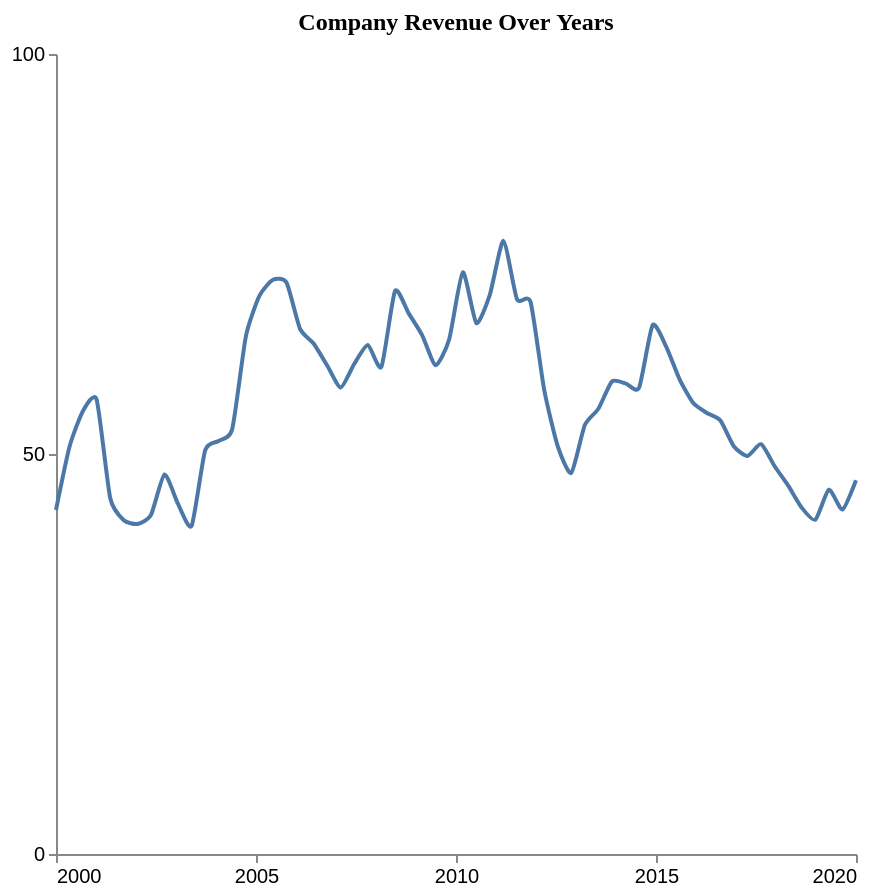

Express this chart as Vega-Lite.
### Vega-Lite specification from a JSON file in a GitHub repository (floating-point values rounded to 4 significant figures)
{"$schema": "https://vega.github.io/schema/vega-lite/v5.json", "description": "Pattern: downward", "data": {"values": [{"X": 2000.0, "Y": 43.0}, {"X": 2000.0, "Y": 50.93}, {"X": 2001.0, "Y": 55.41}, {"X": 2001.0, "Y": 56.77}, {"X": 2001.0, "Y": 44.48}, {"X": 2002.0, "Y": 41.73}, {"X": 2002.0, "Y": 41.26}, {"X": 2002.0, "Y": 42.36}, {"X": 2003.0, "Y": 47.44}, {"X": 2003.0, "Y": 43.76}, {"X": 2003.0, "Y": 41.01}, {"X": 2004.0, "Y": 50.46}, {"X": 2004.0, "Y": 51.63}, {"X": 2004.0, "Y": 53.14}, {"X": 2005.0, "Y": 64.68}, {"X": 2005.0, "Y": 69.76}, {"X": 2005.0, "Y": 71.78}, {"X": 2006.0, "Y": 71.44}, {"X": 2006.0, "Y": 65.65}, {"X": 2006.0, "Y": 63.81}, {"X": 2007.0, "Y": 61.06}, {"X": 2007.0, "Y": 58.31}, {"X": 2007.0, "Y": 61.28}, {"X": 2008.0, "Y": 63.63}, {"X": 2008.0, "Y": 60.88}, {"X": 2008.0, "Y": 70.36}, {"X": 2009.0, "Y": 67.61}, {"X": 2009.0, "Y": 64.86}, {"X": 2009.0, "Y": 61.08}, {"X": 2010.0, "Y": 64.35}, {"X": 2010.0, "Y": 72.71}, {"X": 2011.0, "Y": 66.36}, {"X": 2011.0, "Y": 69.93}, {"X": 2011.0, "Y": 76.64}, {"X": 2012.0, "Y": 69.34}, {"X": 2012.0, "Y": 68.99}, {"X": 2012.0, "Y": 58.06}, {"X": 2013.0, "Y": 50.99}, {"X": 2013.0, "Y": 47.63}, {"X": 2013.0, "Y": 53.62}, {"X": 2014.0, "Y": 55.65}, {"X": 2014.0, "Y": 59.07}, {"X": 2014.0, "Y": 58.82}, {"X": 2015.0, "Y": 58.28}, {"X": 2015.0, "Y": 66.11}, {"X": 2015.0, "Y": 63.42}, {"X": 2016.0, "Y": 59.29}, {"X": 2016.0, "Y": 56.36}, {"X": 2016.0, "Y": 55.13}, {"X": 2017.0, "Y": 54.19}, {"X": 2017.0, "Y": 50.94}, {"X": 2017.0, "Y": 49.75}, {"X": 2018.0, "Y": 51.22}, {"X": 2018.0, "Y": 48.47}, {"X": 2018.0, "Y": 46.04}, {"X": 2019.0, "Y": 43.29}, {"X": 2019.0, "Y": 41.78}, {"X": 2019.0, "Y": 45.54}, {"X": 2020.0, "Y": 43.06}, {"X": 2020.0, "Y": 46.72}]}, "mark": {"type": "line", "interpolate": "cardinal", "tension": 0.4}, "encoding": {"x": {"field": "X", "type": "quantitative", "title": "", "axis": {"grid": false, "format": "d", "values": [2000, 2005, 2010, 2015, 2020], "tickSize": 4}, "scale": {"domain": [2000, 2020]}}, "y": {"field": "Y", "type": "quantitative", "title": "", "axis": {"grid": false, "format": "d", "values": [0, 50, 100], "tickSize": 4, "tickOpacity": 1}, "scale": {"domain": [0, 100]}}}, "title": {"text": "Company Revenue Over Years", "anchor": "middle", "font": "Tahoma", "fontSize": 12}, "config": {"lineBreak": "^", "view": {"stroke": null}}, "height": 400, "width": 400, "autosize": "pad"}
